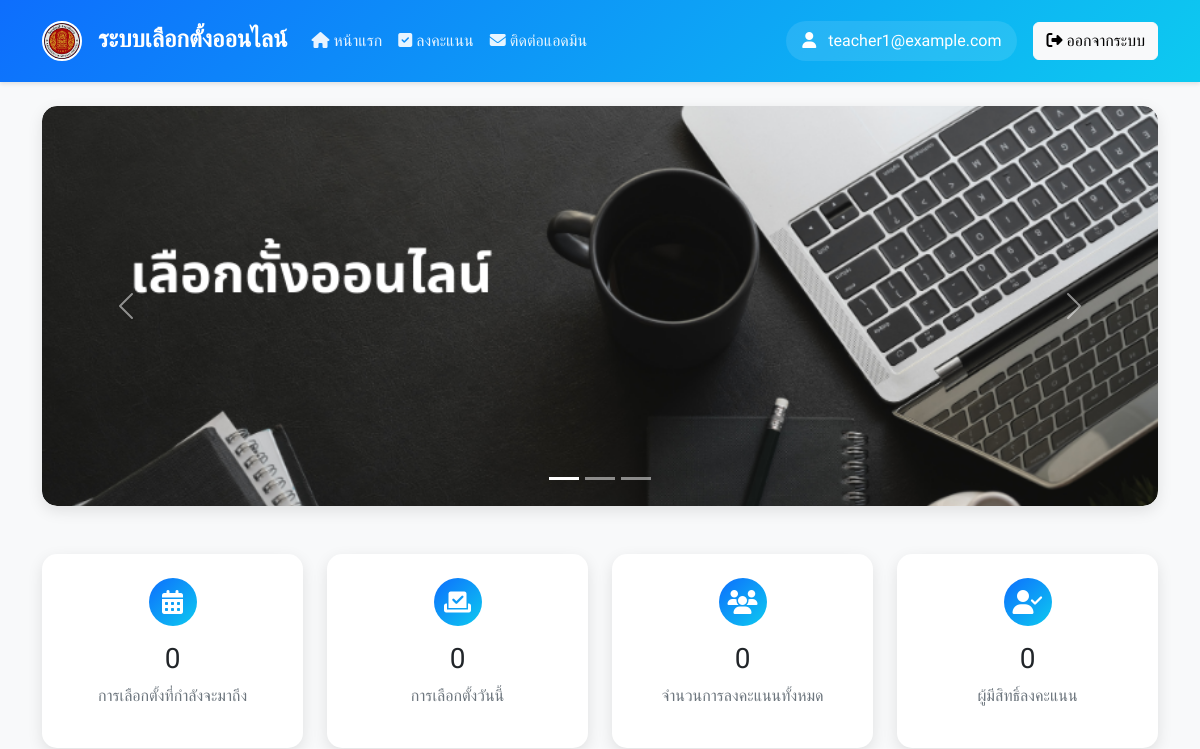
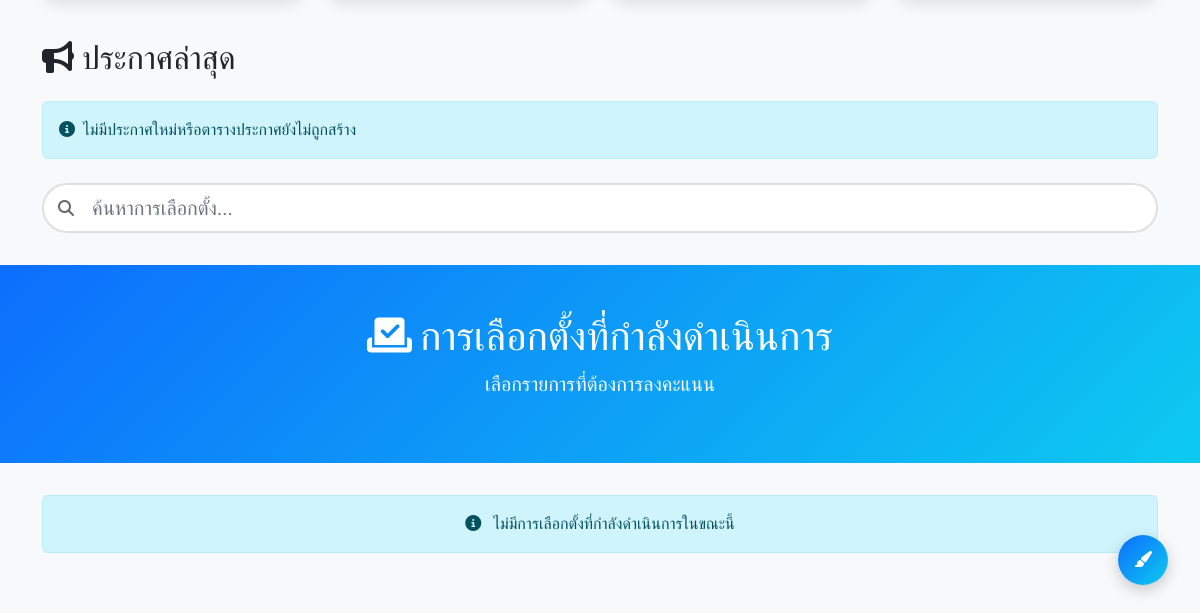
The app's page / (signed in), older data (2 pictures, top to bottom).
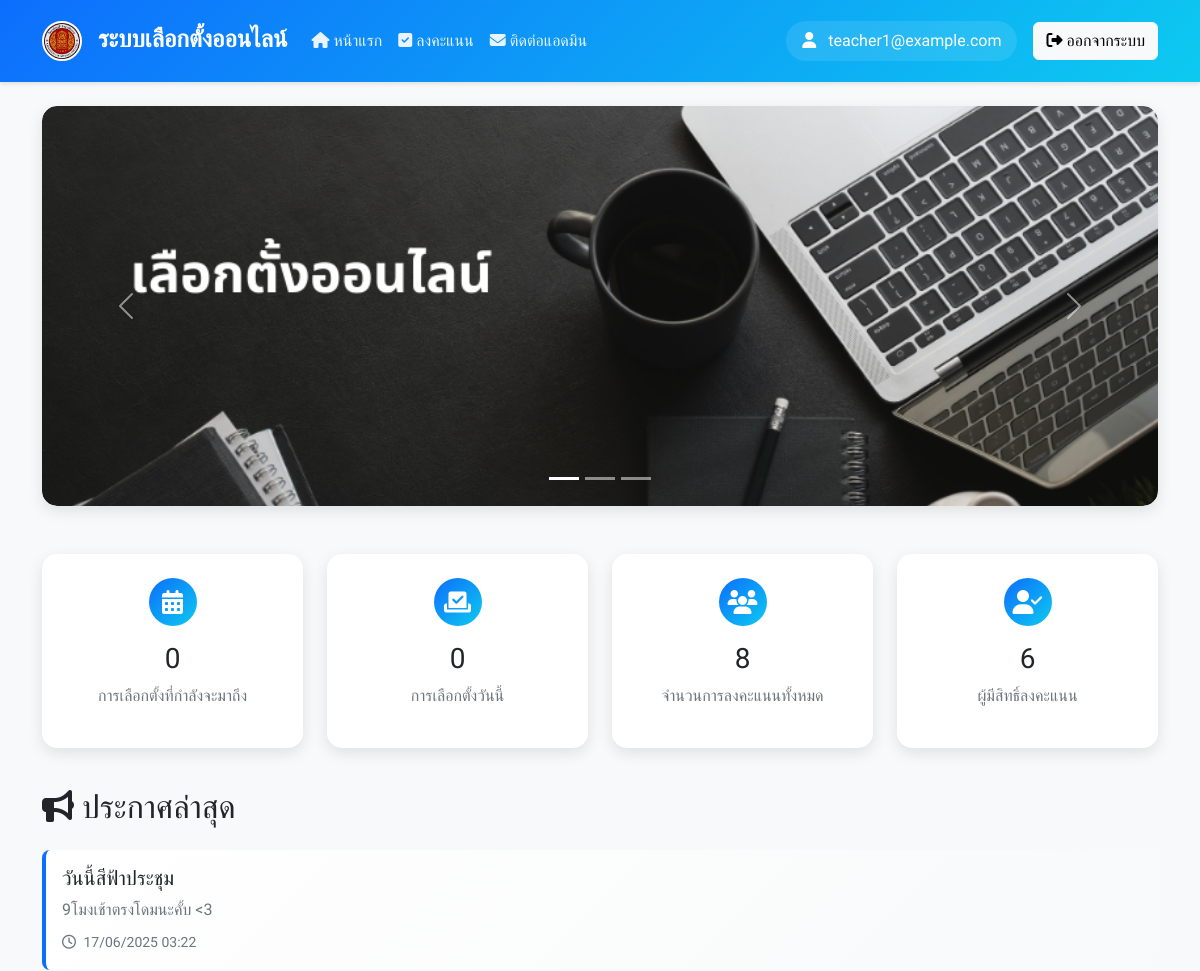
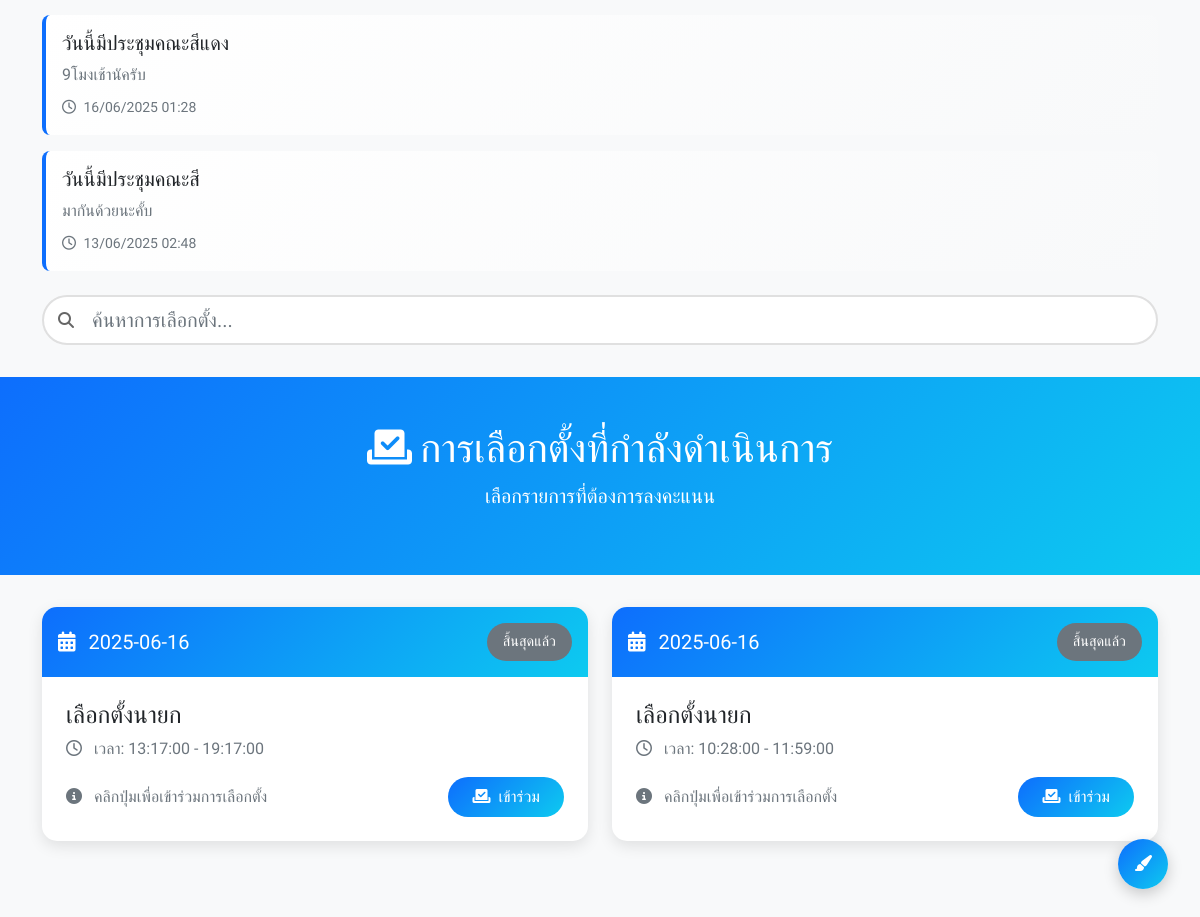
The same page, newer data (2 pictures, top to bottom).
### tables this page shows
CREATE TABLE `announcements` (
  `id` int(11) NOT NULL,
  `title` varchar(255) NOT NULL,
  `content` text NOT NULL,
  `created_by` int(11) NOT NULL,
  `status` enum('draft','published','archived') DEFAULT 'published',
  `created_at` timestamp NOT NULL DEFAULT current_timestamp(),
  `updated_at` timestamp NOT NULL DEFAULT current_timestamp() ON UPDATE current_timestamp()
);

CREATE TABLE `voting` (
  `vote_id` int(11) NOT NULL,
  `vote_name` varchar(255) NOT NULL,
  `description` text DEFAULT NULL,
  `date` date NOT NULL,
  `start_time` time NOT NULL,
  `end_time` time NOT NULL,
  `status` enum('draft','active','completed','cancelled') DEFAULT 'draft',
  `total_votes` int(11) DEFAULT 0,
  `created_by` int(11) NOT NULL,
  `created_at` timestamp NOT NULL DEFAULT current_timestamp(),
  `updated_at` timestamp NOT NULL DEFAULT current_timestamp() ON UPDATE current_timestamp()
);

### index.php (the view, shortened to what this page needs)
<?php
$user = $_SESSION['user_login'];
$objCon = connectDB();
$search = isset($_GET['search']) ? mysqli_real_escape_string($objCon, $_GET['search']) : '';
$sql = "SELECT v.*, COUNT(DISTINCT vt.id) as vote_count
        FROM voting v
        LEFT JOIN votes vt ON v.vote_id = vt.candidate_id
        WHERE v.vote_name LIKE '%$search%'
        GROUP BY v.vote_id, v.vote_name, v.date, v.start_time, v.end_time, v.created_at, v.status
        ORDER BY v.date DESC, v.start_time DESC";
$result = mysqli_query($objCon, $sql);
$sql_stats = "SELECT
    (SELECT COUNT(*) FROM voting WHERE DATE(date) >= CURDATE()) as upcoming_votes,
    (SELECT COUNT(*) FROM voting WHERE DATE(date) = CURDATE()) as today_votes,
    (SELECT COUNT(*) FROM votes) as total_participants,
    (SELECT COUNT(DISTINCT user_id) FROM votes) as unique_voters";
$stats = mysqli_query($objCon, $sql_stats);
if (!$stats) {
    $stats_data = [
        'upcoming_votes' => 0,
        'today_votes' => 0,
        'total_participants' => 0,
        'unique_voters' => 0
    ];
} else {
    $stats_data = mysqli_fetch_assoc($stats);
}
$table_exists = mysqli_query($objCon, "SHOW TABLES LIKE 'announcements'");
if (mysqli_num_rows($table_exists) > 0) {
    $sql_announcements = "SELECT * FROM announcements ORDER BY created_at DESC LIMIT 3";
    $announcements = mysqli_query($objCon, $sql_announcements);
} else {
    $announcements = false;
}
?>
<!DOCTYPE html>
<html lang="th">
<head>
    <link href="bootstrap523/css/bootstrap.min.css" rel="stylesheet">
    <link rel="stylesheet" href="https://cdnjs.cloudflare.com/ajax/libs/font-awesome/6.4.0/css/all.min.css">
    <link href="https://unpkg.com/aos@2.3.1/dist/aos.css" rel="stylesheet">
</head>
<body>
    <nav class="navbar navbar-expand-lg navbar-dark sticky-top">
        <div class="container">
            <a class="navbar-brand" href="#">
                <img src="vote_img/man05.jpg" class="rounded-circle" alt="Logo">
                ระบบเลือกตั้งออนไลน์
            </a>
            <div class="collapse navbar-collapse" id="navbarNav">
                <ul class="navbar-nav me-auto">
                    <li class="nav-item">
                        <a class="nav-link active" href="index.php">
                            <i class="fas fa-home me-1"></i>หน้าแรก
                        </a>
                    </li>
                    <li class="nav-item">
                        <a class="nav-link" href="vote.php">
                            <i class="fas fa-check-square me-1"></i>ลงคะแนน
                        </a>
                    </li>
                    <li class="nav-item">
                        <a class="nav-link" href="contact_admin.php">
                            <i class="fas fa-envelope me-1"></i>ติดต่อแอดมิน
                        </a>
                    </li>
                </ul>
                <div class="user-info me-3">
                    <i class="fas fa-user me-2"></i>
                    <?php
                        if (!empty($user['fullname'])) {
                            echo htmlspecialchars($user['fullname']);
                        } else if (!empty($user['username'])) {
                            echo htmlspecialchars($user['username']);
                        } else {
                            echo htmlspecialchars($user['email']);
                        }
                    ?>
                </div>
                <a href="logout_action.php" class="btn btn-light">
                    <i class="fas fa-sign-out-alt me-1"></i>ออกจากระบบ
                </a>
            </div>
        </div>
    </nav>
    <div class="container mt-4">
        <div id="mainCarousel" class="carousel slide" data-bs-ride="carousel">
            <div class="carousel-indicators">
                <button type="button" data-bs-target="#mainCarousel" data-bs-slide-to="0" class="active"></button>
                <button type="button" data-bs-target="#mainCarousel" data-bs-slide-to="1"></button>
                <button type="button" data-bs-target="#mainCarousel" data-bs-slide-to="2"></button>
            </div>
            <div class="carousel-inner">
                <div class="carousel-item active">
                    <img src="vote_img/man06.png" class="d-block w-100" alt="Slide 1">
                </div>
            </div>
            <button class="carousel-control-prev" type="button" data-bs-target="#mainCarousel" data-bs-slide="prev">
                <span class="carousel-control-prev-icon"></span>
            </button>
            <button class="carousel-control-next" type="button" data-bs-target="#mainCarousel" data-bs-slide="next">
                <span class="carousel-control-next-icon"></span>
            </button>
        </div>
    </div>
    <div class="container mt-4">
        <div class="row">
            <div class="col-md-3" data-aos="fade-up" data-aos-delay="100">
                <div class="stats-card text-center">
                    <div class="stats-icon mx-auto">
                        <i class="fas fa-calendar-alt"></i>
                    </div>
                    <h3><?php echo $stats_data['upcoming_votes']; ?></h3>
                    <p class="text-muted">การเลือกตั้งที่กำลังจะมาถึง</p>
                </div>
            </div>
            <div class="col-md-3" data-aos="fade-up" data-aos-delay="200">
                <div class="stats-card text-center">
                    <div class="stats-icon mx-auto">
                        <i class="fas fa-vote-yea"></i>
                    </div>
                    <h3><?php echo $stats_data['today_votes']; ?></h3>
                    <p class="text-muted">การเลือกตั้งวันนี้</p>
                </div>
            </div>
            <div class="col-md-3" data-aos="fade-up" data-aos-delay="300">
                <div class="stats-card text-center">
                    <div class="stats-icon mx-auto">
                        <i class="fas fa-users"></i>
                    </div>
                    <h3><?php echo $stats_data['total_participants']; ?></h3>
                    <p class="text-muted">จำนวนการลงคะแนนทั้งหมด</p>
                </div>
            </div>
            <div class="col-md-3" data-aos="fade-up" data-aos-delay="400">
                <div class="stats-card text-center">
                    <div class="stats-icon mx-auto">
                        <i class="fas fa-user-check"></i>
                    </div>
                    <h3><?php echo $stats_data['unique_voters']; ?></h3>
                    <p class="text-muted">ผู้มีสิทธิ์ลงคะแนน</p>
                </div>
            </div>
        </div>
    </div>
    <div class="container mt-4">
        <h2 class="mb-4"><i class="fas fa-bullhorn me-2"></i>ประกาศล่าสุด</h2>
        <?php if ($announcements && mysqli_num_rows($announcements) > 0): ?>
            <?php while ($announcement = mysqli_fetch_assoc($announcements)): ?>
                <div class="announcement-card" data-aos="fade-left">
                    <h5><?php echo htmlspecialchars($announcement['title']); ?></h5>
                    <p class="text-muted mb-2"><?php echo htmlspecialchars($announcement['content']); ?></p>
                    <small class="text-muted">
                        <i class="far fa-clock me-1"></i>
                        <?php echo date('d/m/Y H:i', strtotime($announcement['created_at'])); ?>
                    </small>
                </div>
            <?php endwhile; ?>
        <?php else: ?>
            <div class="alert alert-info">
                <i class="fas fa-info-circle me-2"></i>ไม่มีประกาศใหม่หรือตารางประกาศยังไม่ถูกสร้าง
            </div>
        <?php endif; ?>
    </div>
    <div class="container mt-4">
        <form action="" method="GET">
            <div class="search-box">
                <i class="fas fa-search search-icon"></i>
                <input type="text"
                    class="form-control form-control-lg"
                    placeholder="ค้นหาการเลือกตั้ง..."
                    name="search"
                    value="<?php echo htmlspecialchars($search); ?>">
            </div>
        </form>
    </div>
    <div class="page-header mt-4">
        <div class="container">
            <h1><i class="fas fa-vote-yea me-2"></i>การเลือกตั้งที่กำลังดำเนินการ</h1>
            <p class="lead">เลือกรายการที่ต้องการลงคะแนน</p>
        </div>
    </div>
    <div class="container mb-5">
        <div class="row">
            <?php if (mysqli_num_rows($result) > 0): ?>
                <?php while ($row = mysqli_fetch_assoc($result)): ?>
                    <div class="col-md-6" data-aos="fade-up">
                        <div class="voting-card">
                            <div class="voting-header">
                                <div class="d-flex justify-content-between align-items-center">
                                    <h5 class="mb-0">
                                        <i class="fas fa-calendar-alt me-2"></i>
                                        <?php echo htmlspecialchars($row['date']); ?>
                                    </h5>
                                    <?php
                                    if (isset($row['status'])) {
                                        if ($row['status'] === 'active') {
                                            echo '<span class="status-badge status-active">กำลังดำเนินการ</span>';
                                        } elseif ($row['status'] === 'ended') {
                                            echo '<span class="status-badge status-ended">สิ้นสุดแล้ว</span>';
                                        } elseif ($row['status'] === 'upcoming') {
                                            echo '<span class="status-badge status-upcoming">กำลังจะมาถึง</span>';
                                        } else {
                                            echo '<span class="status-badge bg-secondary">สิ้นสุดแล้ว</span>';
                                        }
                                    }
                                    ?>
                                </div>
                            </div>
                            <div class="voting-body">
                                <h4><?php echo htmlspecialchars($row['vote_name']); ?></h4>
                                <p class="text-muted">
                                    <i class="far fa-clock me-2"></i>
                                    เวลา: <?php echo $row['start_time']; ?> - <?php echo $row['end_time']; ?>
                                </p>
                                <div class="d-flex justify-content-between align-items-center">
                                    <span class="text-muted">
                                        <i class="fas fa-info-circle me-2"></i>
                                        คลิกปุ่มเพื่อเข้าร่วมการเลือกตั้ง
                                    </span>
                                    <a href="vote.php?voting_id=<?php echo $row['vote_id']; ?>" class="btn btn-vote">
                                        <i class="fas fa-vote-yea me-2"></i>เข้าร่วม
                                    </a>
                                </div>
                            </div>
                        </div>
                    </div>
                <?php endwhile; ?>
            <?php else: ?>
                <div class="col-12 text-center">
                    <div class="alert alert-info" role="alert">
                        <i class="fas fa-info-circle me-2"></i>
                        ไม่มีการเลือกตั้งที่กำลังดำเนินการในขณะนี้
                    </div>
                </div>
            <?php endif; ?>
        </div>
    </div>
    <div class="theme-switch">
        <button class="theme-btn" id="themeToggle">
            <i class="fas fa-paint-brush"></i>
        </button>
    </div>
</body>
</html>

### index.php (style rules this page uses)
body { font-family: 'Kanit', sans-serif; background-color: #f8f9fa; }
.navbar { background: linear-gradient(135deg, #0d6efd 0%, #0dcaf0 100%); padding: 1rem 0; box-shadow: 0 2px 4px rgba(0,0,0,0.1); }
.navbar-brand { color: white !important; font-weight: 600; font-size: 1.5rem; }
.navbar-brand img { width: 40px; height: 40px; object-fit: cover; border: 2px solid white; margin-right: 10px; }
.nav-link { color: rgba(255,255,255,0.9) !important; font-weight: 500; transition: all 0.3s ease; }
.user-info { color: white; padding: 0.5rem 1rem; border-radius: 50px; background: rgba(255,255,255,0.1); }
.carousel { margin-bottom: 3rem; border-radius: 15px; overflow: hidden; box-shadow: 0 5px 15px rgba(0,0,0,0.1); }
.carousel-inner { height: 400px; border-radius: 15px; }
.carousel-item { height: 400px; }
.carousel-item img { width: 100%; height: 100%; object-fit: cover; }
.page-header { background: linear-gradient(135deg, #0d6efd 0%, #0dcaf0 100%); color: white; padding: 3rem 0; margin-bottom: 2rem; text-align: center; }
.voting-card { background: white; border-radius: 15px; overflow: hidden; box-shadow: 0 5px 15px rgba(0,0,0,0.1); margin-bottom: 2rem; transition: all 0.3s ease; }
.voting-header { background: linear-gradient(135deg, #0d6efd 0%, #0dcaf0 100%); color: white; padding: 1rem; }
.voting-body { padding: 1.5rem; }
.btn-vote { background: linear-gradient(135deg, #0d6efd 0%, #0dcaf0 100%); border: none; padding: 0.5rem 1.5rem; font-size: 1rem; font-weight: 500; border-radius: 50px; color: white; transition: all 0.3s ease; }
.status-badge { padding: 0.5rem 1rem; border-radius: 50px; font-size: 0.9rem; font-weight: 500; }
.stats-card { background: white; border-radius: 15px; padding: 1.5rem; margin-bottom: 1rem; box-shadow: 0 5px 15px rgba(0,0,0,0.1); transition: all 0.3s ease; }
.stats-icon { width: 48px; height: 48px; background: linear-gradient(135deg, #0d6efd 0%, #0dcaf0 100%); border-radius: 50%; display: flex; align-items: center; justify-content: center; color: white; font-size: 1.5rem; margin-bottom: 1rem; }
.announcement-card { background: linear-gradient(135deg, #ffffff 0%, #f8f9fa 100%); border-left: 4px solid #0d6efd; padding: 1rem; margin-bottom: 1rem; border-radius: 8px; transition: all 0.3s ease; }
.search-box { position: relative; margin-bottom: 2rem; }
.search-box input { padding-left: 3rem; border-radius: 50px; border: 2px solid #e0e0e0; transition: all 0.3s ease; }
.search-icon { position: absolute; left: 1rem; top: 50%; transform: translateY(-50%); color: #666; }
.theme-switch { position: fixed; bottom: 2rem; right: 2rem; z-index: 1000; }
.theme-btn { width: 50px; height: 50px; border-radius: 50%; background: linear-gradient(135deg, #0d6efd 0%, #0dcaf0 100%); color: white; border: none; box-shadow: 0 5px 15px rgba(0,0,0,0.2); transition: all 0.3s ease; }

Row changes from the older to the newer data that the page shows:
added announcements: title "วันนี้สีฟ้าประชุม", content "9โมงเช้าตรงโดมนะคั้บ <3", created_at "17/06/2025 03:22"
added announcements: title "วันนี้มีประชุมคณะสีแดง", content "9โมงเช้านัครับ", created_at "16/06/2025 01:28"
added announcements: title "วันนี้มีประชุมคณะสี", content "มากันด้วยนะคั้บ", created_at "13/06/2025 02:48"
added voting: date "2025-06-16", status "สิ้นสุดแล้ว", vote_name "เลือกตั้งนายก", start_time "13:17:00", end_time "19:17:00"
added voting: date "2025-06-16", status "สิ้นสุดแล้ว", vote_name "เลือกตั้งนายก", start_time "10:28:00", end_time "11:59:00"
Text that changed along with them:
$stats_data['total_participants']: "0" → "8"
$stats_data['unique_voters']: "0" → "6"
text no longer shown: "ไม่มีประกาศใหม่หรือตารางประกาศยังไม่ถูกสร้าง ไม่มีการเลือกตั้งที่กำลังดำเนินการในขณะนี้"
